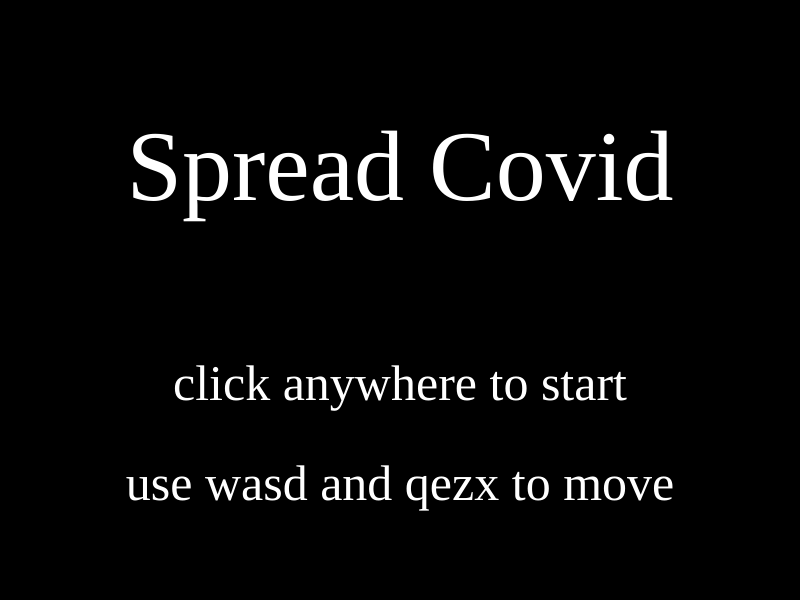
Frame 1 (no input)
Frame 60 (no input): identical to frame 1, image omitted
Frame 120 (the mouse pressed at the canvas centre since frame 60): identical to frame 1, image omitted

The p5.js sketch that drew this single still picture (run headless with seeded random() and noise() and a simulated clock; from frame 60 on, the mouse is pressed at the canvas centre):

// p5.js sketch
// ── sketch.js
//// NOTE: Url: http://127.0.0.1:8080/Assignments/ChristianAcosta/4.0/

let state = 'start';
let cnv;
let points = 0;
let life = 9;
let player;
let dudes = [];
let cars = [];

function setup() {
  cnv = createCanvas(800, 600);

  imageMode(CENTER); //images and rects are corners by default
  rectMode(CENTER);

  player = new Player();
  //dudes[0] = new Dude();
  dudes.push(new Dude());
  cars.push(new Car());
}
///////////////////////////////////////
function draw() {

switch (state){
  case 'start':
  start();
  cnv.mouseClicked(startMouseClicked);
  break;
  case 'lvl_One':
  lvl_One();
  cnv.mouseClicked(lvl_OneMouseClicked);
  break;
  case 'win':
  win();
  cnv.mouseClicked(winMouseClicked);
    break;
    case 'lost':
    lost();
    cnv.mouseClicked(lost_OneMouseClicked);
    break;
    default:
    break;
}

  // if (state == 'start'){
  //   start();
  //   cnv.mouseClicked(startMouseClicked);
  // }else if(state == 'lvl_One'){
  //   lvl_One();
  //    cnv.mouseClicked(lvl_OneMouseClicked);
  // }

}

///////////////////////////////////////
//player movement movement (note-diagonals too op)
//note use booleans to make 2 buttons work together
function keyPressed(){
  if (key == 'w'){
    player.direction = 'up';
  }else if (key == 'a' ){
    player.direction = 'left';
  }else if (key == 's'){
    player.direction = 'down';
  }else if (key == 'd'){
    player.direction = 'right';
  }else if (key == 'q'){
    player.direction = 'up-left';
  }else if (key == 'e'){
    player.direction = 'up-right';
  }else if (key == 'z'){
    player.direction = 'down-left';
  }else if (key == 'x'){
    player.direction = 'down-right';
  }
}
//stop player once key is released
function keyReleased(){
  let numKeysPressed = 0;
//note numbers corrolate to key code number. https://keycode.info
//only stop when all keys are released
  if(keyIsDown(87)){
    numKeysPressed++;
  }
  if(keyIsDown(65)){
    numKeysPressed++;
  }
  if(keyIsDown(83)){
    numKeysPressed++;
  }
  if(keyIsDown(68)){
    numKeysPressed++;
  }
  if(keyIsDown(81)){
    numKeysPressed++;
  }
  if(keyIsDown(69)){
    numKeysPressed++;
  }
  if(keyIsDown(90)){
    numKeysPressed++;
  }
  if(keyIsDown(88)){
    numKeysPressed++;
  }
  if(numKeysPressed == 0){
    player.direction = 'still';
  }
}

//start
function start(){
  background(0);
  textFont('serif');
  textAlign(CENTER);
  textSize(100);
  fill(255);
  text("Spread Covid", width/2, height/3);
  textSize(50);
  text("click anywhere to start", width/2, height-height/3);
  text("use wasd and qezx to move", width/2, height-height/6);

  points = 0;
  life = 9;
}
function startMouseClicked(){
  state = 'lvl_One';
}
//lvl_One
function lvl_One(){
  background(50, 150, 200);
  fill(50);
  rect(width/2, height/2, 400, 600);

//create new dude
  if (random(1) <= 0.01){
    dudes.push(new Dude);
  }
  player.display();
  player.move();
  for (let i = 0; i < dudes.length; i++){
    dudes[i].display();
    dudes[i].move();
  }
//new cars
  if (random(1) <= 0.01){
    cars.push(new Car);
  }
  for (let i = 0; i < cars.length; i++){
    cars[i].display();
    cars[i].move();
  }

//check for collision
for (let i = dudes.length-1; i >= 0; i--){
  if(dist(player.x, player.y, dudes[i].x, dudes[i].y) <= (player.r + dudes[i].r)/2){
    points++;
    //console.log('points =' + points);
    //remove touched dot
    dudes[i].convert(); //change color of dot
    //dudes.splice(i, 1);
  } else if (dudes[i].y > height + dudes[i].r){    //remove dudes when they hit bottom
    dudes.splice(i, 1);
  }
}
//check car collision
for (let i = cars.length-1; i >= 0; i--){
  if(dist(player.x, player.y, cars[i].x, cars[i].y) <= (player.r + cars[i].w)/2){
    life--;
    //console.log('points =' + points);
    cars.splice(i, 1);
  } else if (cars[i].y > height + cars[i].h){    //remove dudes when they hit bottom
    cars.splice(i, 1);
  }
}
//text
fill(255);
textFont('monospace');
textAlign(CENTER);
textSize(50);
stroke(255);
text("spread covid", width/2, height/8);
textSize(12);
text('points: ' + points, width/5, height-height/12);
text('life: ' + life, width/2 + width/3, height-height/12);

if (points > 1000){
  state = 'win';
}else if(life <= 0){
  state = 'lost'
}

}

function lvl_OneMouseClicked(){
  points++;
  console.log('points =' + points);

  if (points>=10){
    state = 'win';
  }
}
//win
function win(){
  background(150);
  textFont('monospace');
  textAlign(CENTER);
  textSize(100);
  stroke(255);
  text("You Win", width/2, height/3);
  textSize(50);
  text("click anywhere to restart", width/2, height-height/3);
}
function winMouseClicked(){
  state = 'start';
}
//lost
function lost(){
  background(150);
  textFont('monospace');
  textAlign(CENTER);
  textSize(100);
  stroke(255);
  text("You Lost", width/2, height/3);
  textSize(50);
  text("click anywhere to restart", width/2, height-height/3);
}
function lost_OneMouseClicked(){
  state = 'start';
}

// ── car.js


class Car{
  constructor(){
    this.w = 80;
    this.h = 160;
    this.x = random(200, 600);
    this.y = 0 - this.h;
    this.color = color(255, 0, 0);
  }

  display(){
    noStroke();
    rectMode(CENTER);
    fill(this.color);
    rect(this.x, this.y, this.w, this.h);
  }
  move(){
    this.y++;
  }
}

// ── dude.js

class Dude{
  constructor(){
    this.r = 30;
    this.x = random(width);
    this.y = 0 - this.r;
    this.color = (255);
    this.sick = (0);
  }

  display(){
    noStroke();
    fill(this.color);
    ellipse(this.x, this.y, this.r, this.r);
  }
  move(){
    this.y++;
  }
  convert(){
    this.color = 0;
  }
}

// ── player.js


class Player{
  constructor(){
    this.r = 50;
    this.x = width/2;
    this.y = height - this.r;
    this.color = 0;
    this.speed = 2;
    this.direction = 'still';
  }

  display(){
    noStroke();
    fill(this.color);
    ellipse(this.x, this.y, this.r, this.r);
  }

  move(){
    switch(this.direction){
      //do nuthin
      case 'still':
      break;
      //decrease y
      case 'up':
      if (this.y > 0){
      this.y -= this.speed;
    }
      break;
      //increase y
      case 'down':
      if (this.y < height){
      this.y += this.speed;
    }
      break;
      //decrease x
      case 'left':
      if (this.x > 0){
      this.x -= this.speed;
    }
      break;
      //increase x
      case 'right':
      if (this.x < width){
      this.x += this.speed;
    }
      break;
      case 'up-left':
      if (this.y > 0 && this.x > 0){
      this.y -= this.speed;
      this.x -= this.speed;
    }
      break;
      case 'up-right':
      if (this.y > 0 && this.x < width){
      this.y -= this.speed;
      this.x += this.speed;
    }
      break;
      case 'down-left':
      if (this.y < height && this.x > 0){
      this.y += this.speed;
      this.x -= this.speed;
    }
      break;
      case 'down-right':
      if (this.y < height && this.x < width){
      this.y += this.speed;
      this.x += this.speed;
      break;
    }
    }
  }


}

// ── style.css
html, body {
  margin: 0;
  padding: 0;
}
canvas {
  display: block;
  margin: 50px auto;
}
